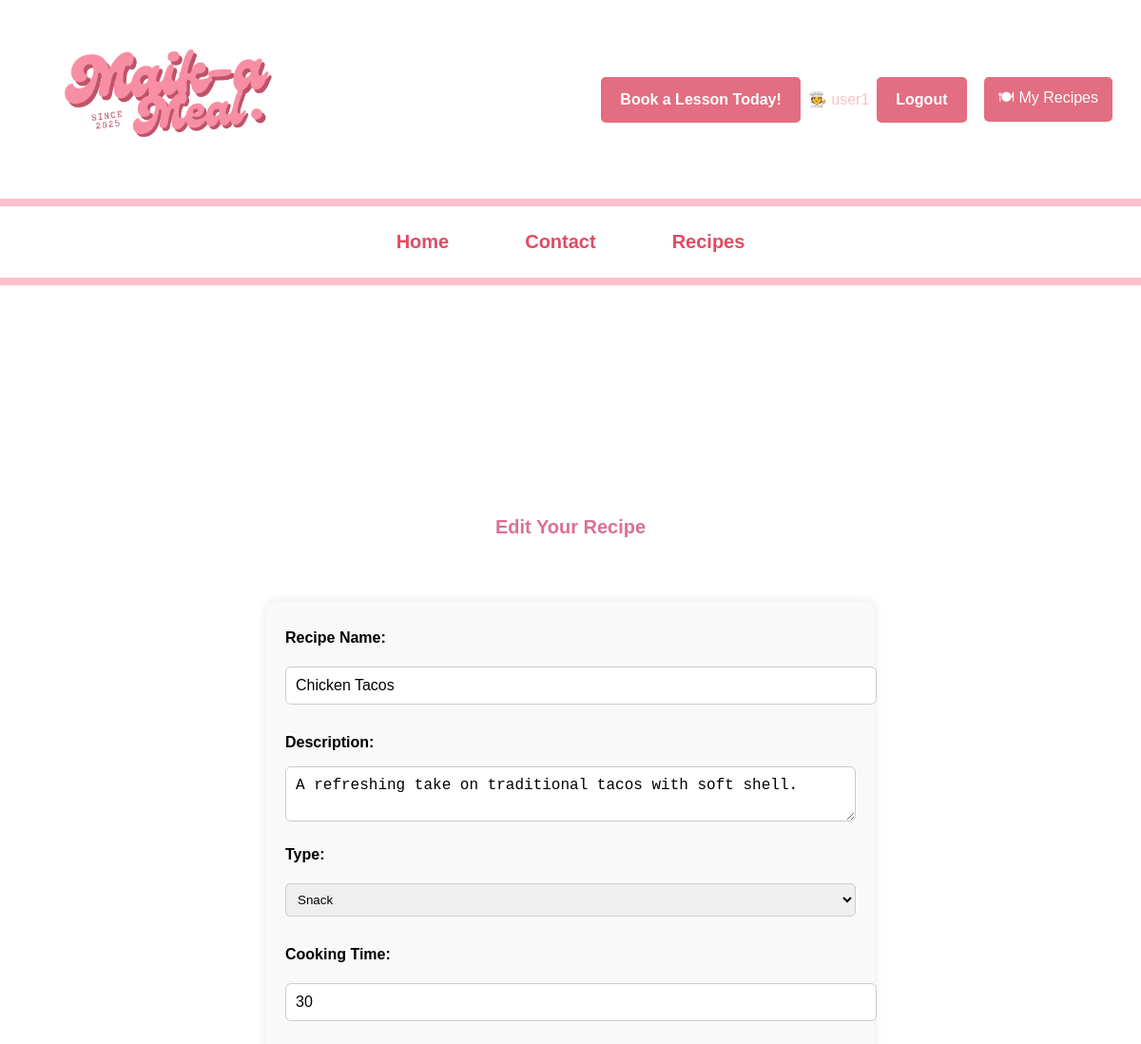
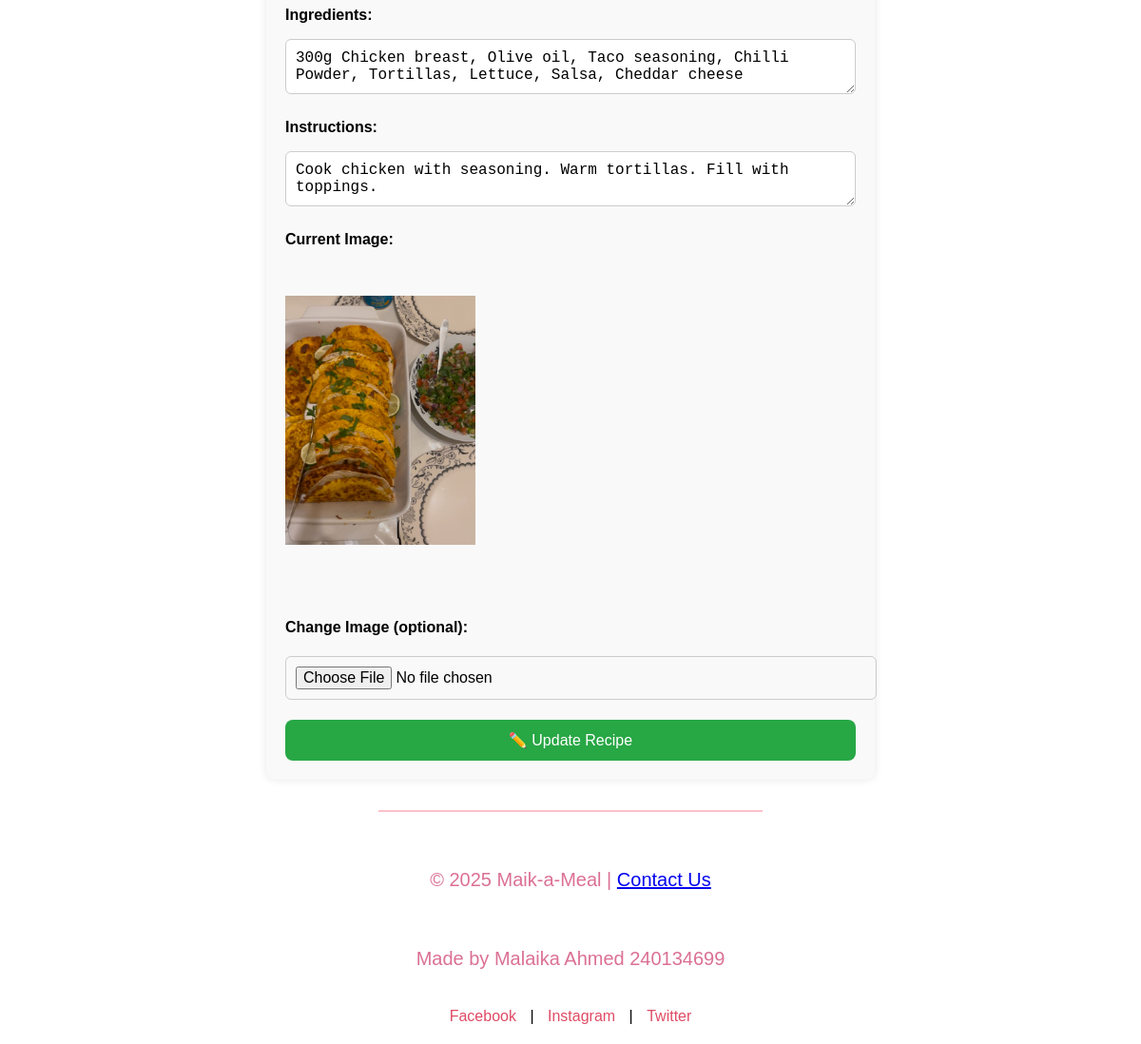
Page /edit-recipe.php?id=8 (signed in) on the committed database (2 pictures, top to bottom).
### tables this page shows
CREATE TABLE `recipes` (
  `rid` int NOT NULL,
  `uid` int NOT NULL,
  `name` varchar(255) NOT NULL,
  `description` text,
  `type` varchar(50) DEFAULT NULL,
  `cookingtime` int DEFAULT NULL,
  `ingredients` text,
  `instructions` text,
  `image` varchar(255) DEFAULT NULL
);

### edit-recipe.php (the view, shortened to what this page needs)
<?php
include 'connect.php';
$recipeId = $_GET['id'] ?? null;
$stmt = $pdo->prepare("SELECT * FROM recipes WHERE rid = ? AND uid = ?");
$stmt->execute([$recipeId, $_SESSION['user_id']]);
$recipe = $stmt->fetch();
?>
<!DOCTYPE html>
<html lang="en">
<head>
    <link rel="stylesheet" href="design.css">
</head>
<body>
<header id="main-header" class="header">
  <div class="header-top">
    <div class="logo">
      <img src="Maik--7.png" alt="M-a-M Logo">
    </div>
    <div class="top-right-space">
      <a href="contact.php" class="book-button">Book a Lesson Today!</a>
      <?php if (isset($_SESSION['user_id'])): ?>
        <span style="color: pink;">🧑‍🍳 <?= htmlspecialchars($_SESSION['username']) ?></span>
        <a href="logout.php" class="login-button">Logout</a>
        <a href="userhome.php" class="nav-button">🍽 My Recipes</a>
      <?php else: ?>
        <a href="login.php" class="login-button">Login</a>
        <a href="register.php" class="register-button">Register</a>
      <?php endif; ?>
    </div>
  </div>
  <nav class="main-nav">
    <ul>
      <li><a href="index.php">Home</a></li>
      <li><a href="contact.php">Contact</a></li>
      <li><a href="recipes.php">Recipes</a></li>
    </ul>
  </nav>
</header>
<main>
<main class="edit-recipe-page">
    <h1>Edit Your Recipe</h1>
    <form method="POST" enctype="multipart/form-data" class="recipe-form">
        <label for="name">Recipe Name:</label>
        <input type="text" name="name" value="<?= htmlspecialchars($recipe['name']) ?>" required>
        <label for="description">Description:</label>
        <textarea name="description" required><?= htmlspecialchars($recipe['description']) ?></textarea>
        <label for="type">Type:</label>
        <select name="type" required>
            <option value="Snack" <?= $recipe['type'] === 'Snack' ? 'selected' : '' ?>>Snack</option>
        </select>
        <label for="cookingtime">Cooking Time:</label>
        <input type="number" name="cookingtime" value="<?= $recipe['cookingtime'] ?>" required>
        <label for="ingredients">Ingredients:</label>
        <textarea name="ingredients" required><?= htmlspecialchars($recipe['ingredients']) ?></textarea>
        <label for="instructions">Instructions:</label>
        <textarea name="instructions" required><?= htmlspecialchars($recipe['instructions']) ?></textarea>
        <label>Current Image:</label><br>
        <img src="images/<?= htmlspecialchars($recipe['image']) ?>" width="200" alt="Current Recipe Image"><br><br>
        <label for="image">Change Image (optional):</label>
        <input type="file" name="image" accept="image/*">
        <button type="submit" class="submit-button">✏️ Update Recipe</button>
    </form>
</main>
<footer>
    <p>&copy; 2025 Maik-a-Meal | <a href="mailto:240134699@aston.ac.uk">Contact Us</a></p>
    <p>Made by Malaika Ahmed 240134699</p>
    <div class="social-links">
        <a href="https://facebook.com" target="_blank">Facebook</a> |
        <a href="https://instagram.com" target="_blank">Instagram</a> |
        <a href="https://twitter.com" target="_blank">Twitter</a>
    </div>
</footer>
</body>
</html>

### design.css (style rules this page uses)
body, html { background-color: white; margin: 0; font-family: Arial, Helvetica, sans-serif; }
#main-header { background-color: white; border-bottom: 4px solid pink; position: fixed; top: 0; left: 0; width: 100%; z-index: 1000; }
.header-top { display: flex; justify-content: space-between; align-items: center; padding: 15px 30px; }
.logo img { height: 175px; }
.top-right-space { margin-left: auto; }
.book-button { background-color: rgb(227, 109, 129); color: white; padding: 15px 20px; text-decoration: none; font-weight: bold; border-radius: 5px; border: none; cursor: pointer; }
.main-nav { display: flex; justify-content: center; align-items: center; border-top: 8px solid pink; border-bottom: 4px solid pink; padding: 10px 0; width: 100%; }
.main-nav ul { list-style: none; display: flex; gap: 50px; padding: 0px; }
.main-nav li { display: inline; }
.main-nav a { text-decoration: none; font-size: 20px; font-weight: bold; color: rgb(224, 75, 100); padding: 10px 15px; }
body { padding-top: 150px; }
main h1, main p { font-size: 20px; color:palevioletred; text-align: center; padding: 20px; }
main { padding-top: 180px; }
form { width: 50%; margin: auto; background: #f9f9f9; padding: 20px; border-radius: 10px; box-shadow: 0px 0px 10px rgba(0, 0, 0, 0.1); }
label { display: block; font-weight: bold; margin-top: 10px; }
input, select { width: 100%; padding: 8px; margin: 5px 0px; border: 1px solid #ccc; border-radius: 5px; }
button { background-color: rgb(227, 109, 129); color: white; padding: 10px 15px; border: none; border-radius: 5px; cursor: pointer; }
main { display: flex; justify-content: center; align-items: center; flex-direction: column; width: 100%; }
footer { text-align: center; padding: 20px; background: white; border-top: 2px solid pink; }
.social-links a { color: rgb(224, 75, 100); text-decoration: none; margin: 0 10px; }
.login-button { background-color: rgb(227, 109, 129); color: white; padding: 15px 20px; text-decoration: none; font-weight: bold; border-radius: 5px; border: none; cursor: pointer; }
.recipe-form { display: flex; flex-direction: column; max-width: 600px; margin: 2rem auto; gap: 1rem; }
.recipe-form input, .recipe-form textarea { padding: 10px; font-size: 1rem; border: 1px solid #ccc; border-radius: 6px; }
.submit-button { background-color: #28a745; color: white; padding: 12px; border: none; border-radius: 8px; font-size: 1rem; cursor: pointer; }
.nav-button { background-color: #e36d81; color: white; padding: 10px 15px; margin-left: 10px; border-radius: 5px; text-decoration: none; }
.header-top { display: flex; flex-wrap: wrap; align-items: center; justify-content: space-between; gap: 0.5rem; }
.top-right-space { display: flex; flex-wrap: wrap; align-items: center; justify-content: flex-end; gap: 0.5rem; }

### rows in the picture
recipes: name "Chicken Tacos", description "A refreshing take on traditional tacos with soft shell.", type "Snack", cookingtime "30", ingredients "300g Chicken breast, Olive oil, Taco seasoning, Chilli Powder, Tortillas, Lettuce, Salsa, Cheddar cheese", instructions "Cook chicken with seasoning. Warm tortillas. Fill with toppings.", image (picture)

### other values in the picture
$_SESSION['username'] "user1"
